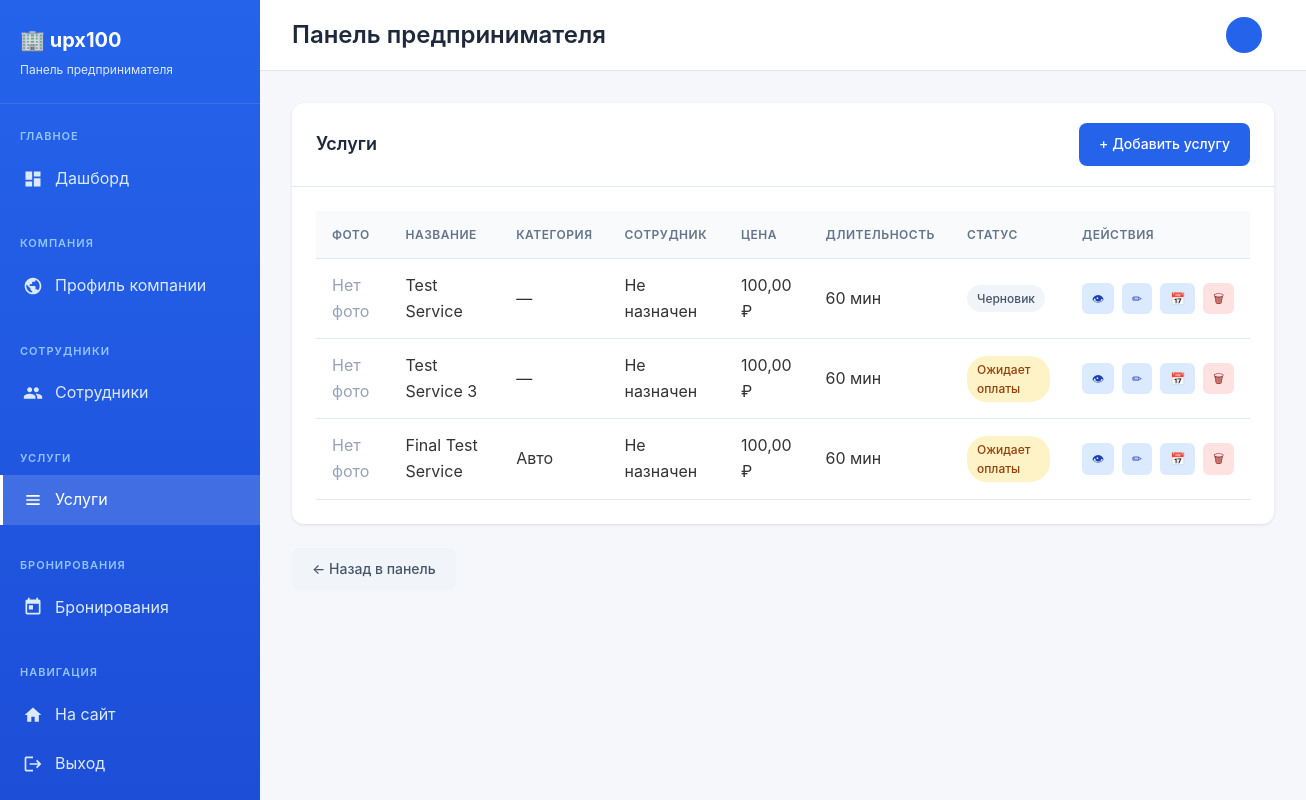
Before: /business/services/ (signed in) with the older database file.
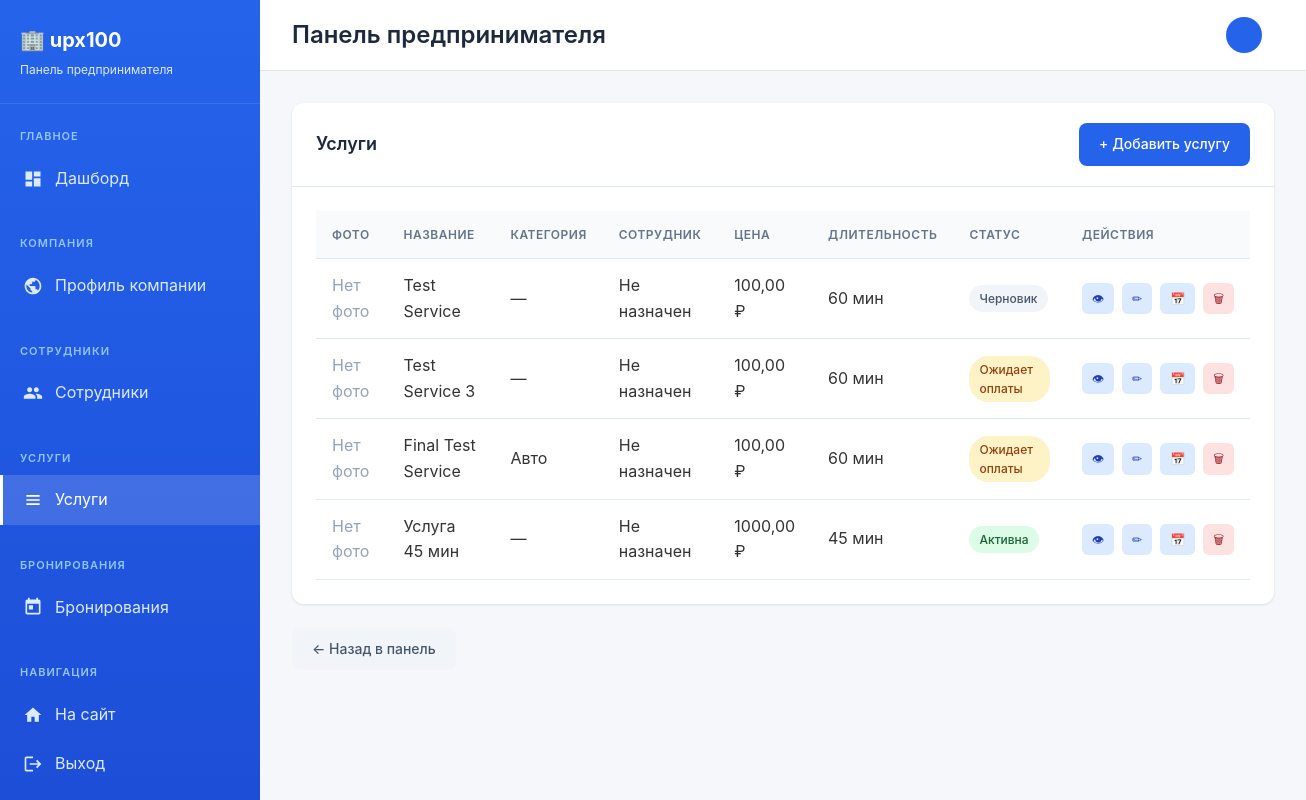
After: the same page with the newer database file.
### business/models.py (models this page shows, shortened)
class Service(models.Model):
    STATUS_CHOICES = [
        ('draft', 'Черновик'),
        ('active', 'Активна'),
        ('inactive', 'Неактивна (неоплата)'),
        ('pending_payment', 'Ожидает оплаты'),
    ]
    company = models.ForeignKey(Company, on_delete=models.CASCADE, related_name='services', verbose_name="Компания")
    category = models.ForeignKey('companies.Category', on_delete=models.SET_NULL, null=True, blank=True,
                                  related_name='business_services', verbose_name="Категория")
    subcategory = models.ForeignKey('companies.Subcategory', on_delete=models.SET_NULL, null=True, blank=True,
                                  related_name='business_services', verbose_name="Подкатегория")
    employees = models.ManyToManyField(Employee, related_name='services', verbose_name="Сотрудники")
    name = models.CharField(max_length=200, verbose_name="Название услуги")
    description = models.TextField(blank=True, verbose_name="Описание")
    price = models.DecimalField(max_digits=10, decimal_places=2, verbose_name="Цена (руб)")
    duration = models.PositiveIntegerField(help_text="Длительность в минутах", verbose_name="Длительность (мин)", null=True, blank=True)
    photo = models.ImageField(upload_to='service_photos/', blank=True, null=True, verbose_name="Фото услуги")
    status = models.CharField(max_length=20, choices=STATUS_CHOICES, default='draft', verbose_name="Статус")
    created_at = models.DateTimeField(auto_now_add=True)
    updated_at = models.DateTimeField(auto_now=True)
    payment_amount = models.DecimalField(max_digits=10, decimal_places=2, default=0, verbose_name="Сумма оплаты (руб/мес)")
    payment_due_date = models.DateTimeField(null=True, blank=True, verbose_name="Дата окончания оплаты")
    last_payment_date = models.DateTimeField(null=True, blank=True, verbose_name="Дата последней оплаты")
    class Meta:
        verbose_name = "Услуга"
        verbose_name_plural = "Услуги"

### companies/models.py (models this page shows, shortened)
class Category(models.Model):
    name = models.CharField(
        max_length=100,
        unique=True,
        verbose_name='Название категории'
    )
    slug = models.SlugField(
        max_length=100,
        unique=True,
        verbose_name='Слаг'
    )
    icon = models.ImageField(
        upload_to='categories/icons/',
        blank=True,
        null=True,
        verbose_name='Иконка'
    )
    created_at = models.DateTimeField(
        auto_now_add=True,
        verbose_name='Дата создания'
    )
    class Meta:
        verbose_name = 'Категория'
        verbose_name_plural = 'Категории'
        ordering = ['name']

### business/views.py (the view)
# urls.py: path('services/', views.service_list_view, name='service_list'),
@login_required
def service_list_view(request):
    try:
        company = request.user.company
    except Company.DoesNotExist:
        messages.error(request, 'Сначала создайте профиль компании')
        return redirect('business:company_edit')
    services = company.services.all().select_related('category')
    return render(request, 'business/service_list.html', {'services': services, 'company': company})

### templates/business/service_list.html (shortened to what this page needs)
{% extends 'business/base.html' %}
{% block content %}
<div class="card">
    <div class="card-header d-flex justify-content-between align-items-center">
        <h3 class="card-title mb-0">Услуги</h3>
        <a href="{% url 'business:service_create' %}" class="btn btn-primary">+ Добавить услугу</a>
    </div>
    <div class="card-body">
            {% if services %}
            <div class="table-responsive">
                <table>
                    <thead>
                        <tr>
                            <th>Фото</th>
                            <th>Название</th>
                            <th>Категория</th>
                            <th>Сотрудник</th>
                            <th>Цена</th>
                            <th>Длительность</th>
                            <th>Статус</th>
                            <th>Действия</th>
                        </tr>
                    </thead>
                    <tbody>
                        {% for service in services %}
                        <tr>
                            <td>
                                {% if service.photo %}
                                    <img src="{{ service.photo.url }}" alt="{{ service.name }}" style="width: 50px; height: 50px; object-fit: cover; border-radius: 6px;">
                                {% else %}
                                    <span style="color: #94a3b8;">Нет фото</span>
                                {% endif %}
                            </td>
                            <td>{{ service.name }}</td>
                            <td>{{ service.category.name|default:"—" }}</td>
                            <td>{{ service.employee.name|default:"Не назначен" }}</td>
                            <td>{{ service.price }} ₽</td>
                            <td>{{ service.duration }} мин</td>
                            <td>
                                <span class="badge badge-{% if service.status == 'active' %}success{% elif service.status == 'pending_payment' %}warning{% elif service.status == 'inactive' %}danger{% else %}secondary{% endif %}">
                                    {{ service.get_status_display }}
                                </span>
                            </td>
                            <td>
                                <div class="actions-cell">
                                    <a href="{% url 'business:service_detail' service.pk %}" class="action-btn edit" title="Просмотр">👁</a>
                                    <a href="{% url 'business:service_edit' service.pk %}" class="action-btn edit" title="Редактировать">✏</a>
                                    <a href="{% url 'business:slot_manage' service.pk %}" class="action-btn edit" style="background: #dbeafe; color: #1e40af;" title="Слоты">📅</a>
                                    <a href="{% url 'business:service_delete' service.pk %}" class="action-btn delete" title="Удалить">🗑</a>
                                </div>
                            </td>
                        </tr>
                        {% endfor %}
                    </tbody>
                </table>
            </div>
            {% endif %}
        </div>
    </div>
    <div style="margin-top: 24px;">
        <a href="{% url 'business:company_profile' %}" class="btn btn-secondary">← Назад в панель</a>
    </div>
{% endblock %}

Changed rows visible on the page:
added Service: photo "Нет фото", name "Услуга 45 мин", category.name "—", employee.name "Не назначен", price "1000,00", duration "45", status "Активна"
